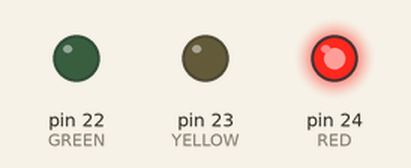
A sketch run on a simulated Arduino Mega 2560, built with avr-gcc and run on an emulated ATmega2560. On the bench: output pins drawn as LEDs (lit = HIGH).

Above: at 2.5 s.
At 7.0 s:
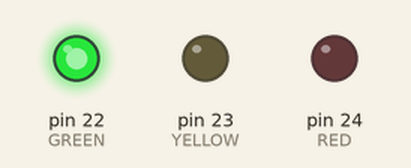
At 9.2 s:
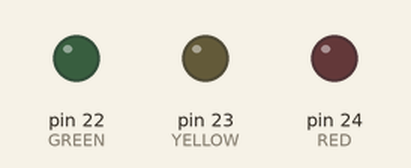
At 11.5 s:
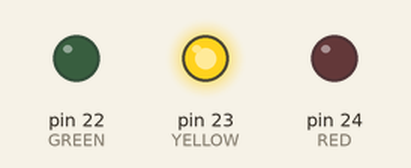
Timing chart, 0 to 16.9 s (numbered marks = the images above):
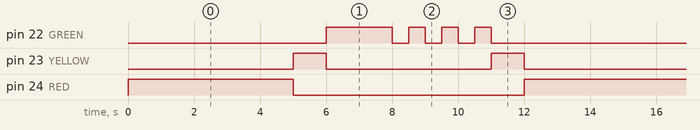

Measured:
- by itself, pin 22 (GREEN): repeats every 13.0 s: 3 × (LOW 0.50 s, HIGH 0.50 s), LOW 8.0 s, HIGH 2.0 s
- by itself, pin 23 (YELLOW): repeats every 13.0 s: LOW 5.0 s, HIGH 1.0 s, LOW 6.0 s, HIGH 1.0 s
- by itself, pin 24 (RED): repeats every 13.0 s: LOW 7.0 s, HIGH 6.0 s

The sketch:

exercise-2.ino
```cpp
/*
  Code to execute a traffic light in Arduino that blinks the green light 3 times before turning it to red again
*/

#define RED 24
#define YELLOW 23
#define GREEN 22
int tinicial = 0;
int tfinal = 0;

void setup() {
  // put your setup code here, to run once:
  pinMode(RED, OUTPUT);
  pinMode(YELLOW, OUTPUT);
  pinMode(GREEN, OUTPUT);
}

void loop() {
  // put your main code here, to run repeatedly:
  digitalWrite(RED, HIGH);
  delay(5000);
  digitalWrite(RED, LOW);
  digitalWrite(YELLOW, HIGH);
  delay(1000);
  digitalWrite(YELLOW, LOW);
  digitalWrite(GREEN, HIGH);
  delay(2000);
  digitalWrite(GREEN, LOW);

  delay(500);
  digitalWrite(GREEN, HIGH);
  delay(500);
  digitalWrite(GREEN, LOW);
  delay(500);
  digitalWrite(GREEN, HIGH);
  delay(500);
  digitalWrite(GREEN, LOW);
  delay(500);
  digitalWrite(GREEN, HIGH);
  delay(500);
  digitalWrite(GREEN, LOW);
  digitalWrite(YELLOW, HIGH);
  delay(1000);
  digitalWrite(YELLOW, LOW);
  digitalWrite(RED, HIGH);
  delay(1000);
  digitalWrite(RED, LOW);

}
```
